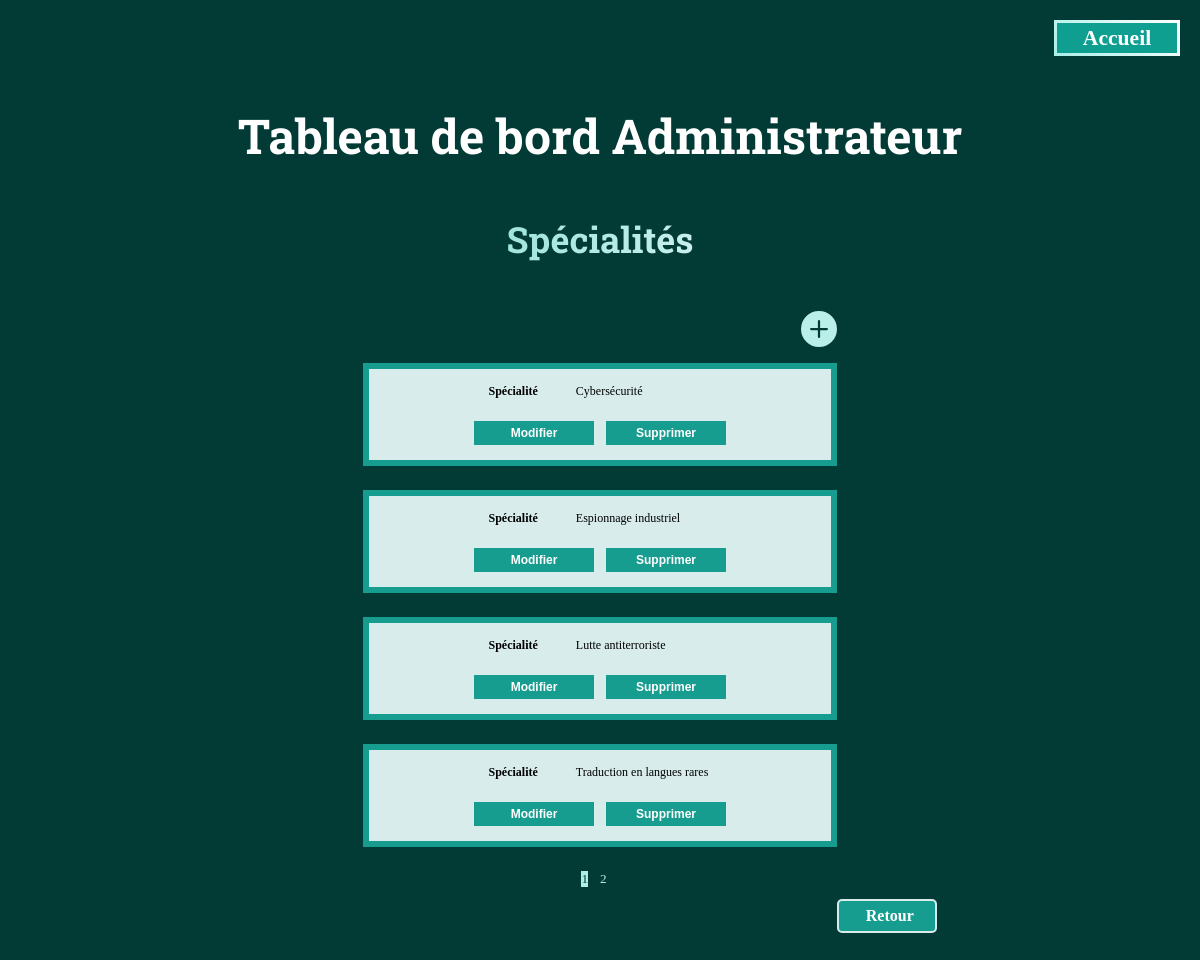
Screenshot of /app/views/edit-table/editSpecialityTable.php (signed in) with the database file from the repository.
### tables this page shows
CREATE TABLE Specialities
(
    id INT PRIMARY KEY NOT NULL AUTO_INCREMENT,
    speciality VARCHAR(150) NOT NULL
);

### app/classes/Speciality.php (called while the page is built, shortened)
<?php
class Speciality
{
    private string $speciality;
    private static \PDO $pdo;
    private static array $specialities = [];
    public function __construct($pdo, int $id = NULL, string $speciality = '')
    {
        self::$pdo = $pdo;
        $this->speciality = $speciality;
        self::$specialities[$id] = $this;
    }
    public static function getAllSpecialitiesPagination(int $page, int $perPage): array
    {
        $offset = ($page - 1) * $perPage;
        $query = "SELECT * FROM Specialities LIMIT :perPage OFFSET :offset";
        $stmt = self::$pdo->prepare($query);
        $stmt->bindValue(':perPage', $perPage, \PDO::PARAM_INT);
        $stmt->bindValue(':offset', $offset, \PDO::PARAM_INT);
        $stmt->execute();
        $specialitiesData = $stmt->fetchAll(\PDO::FETCH_ASSOC);
        $specialities = [];
        foreach ($specialitiesData as $specialityData) {
            $id = $specialityData['id'];
            $specialityName = $specialityData['speciality'];
            if (!isset(self::$specialities[$id])) {
                $speciality = new Speciality(self::$pdo, $id, $specialityName);
                self::$specialities[$id] = $speciality;
            }
            $specialities[] = self::$specialities[$id];
        }
        return $specialities;
    }
    public static function countSpecialities(): int
    {
        $query = "SELECT COUNT(*) AS total FROM Specialities";
        $stmt = self::$pdo->prepare($query);
        $stmt->execute();
        $result = $stmt->fetch(\PDO::FETCH_ASSOC);
        return (int) $result['total'];
    }
    public function getSpeciality(): string
    {
        return $this->speciality;
    }
}

### app/views/edit-table/editSpecialityTable.php (the view, shortened to what this page needs)
<?php
include_once "../../classes/Speciality.php";
$specialityObj = new Speciality($pdo);
$page = isset($_GET['page']) ? $_GET['page'] : 1;
$perPage = 4;
$totalItems = $specialityObj::countSpecialities();
$totalPages = ceil($totalItems / $perPage);
$specialities = $specialityObj::getAllSpecialitiesPagination($page, $perPage);
?>
<!DOCTYPE html>
<html lang="fr">
<head>
    <link rel="stylesheet" href="../../../public/css/dashboard.css">
</head>
<body>
    <header id="dashboardHeader">
        <div id="homeBtn">
            <a href="../home.php" id="homeBtnLink">Accueil</a>
        </div>
    </header>
    <h1>Tableau de bord Administrateur</h1>
    <h2>Spécialités</h2>
    <?php if (isset($_SESSION['admin']) && $_SESSION['admin'] === true) : ?>
        <div class="plusItem">
            <a href="../dashboardCreate.php" class="plusLink">
                <svg xmlns="http://www.w3.org/2000/svg" width="3vw" height="3vw" fill="rgb(186, 238, 233)" class="bi bi-plus-circle-fill" viewBox="0 0 16 16">
                    <path d="M16 8A8 8 0 1 1 0 8a8 8 0 0 1 16 0zM8.5 4.5a.5.5 0 0 0-1 0v3h-3a.5.5 0 0 0 0 1h3v3a.5.5 0 0 0 1 0v-3h3a.5.5 0 0 0 0-1h-3v-3z"/>
                </svg>
            </a>
        </div>
        <?php foreach($specialities as $speciality) { ?>
        <form method="POST" action="../../controllers/updateControllers/updateSpecialityController.php" class="editForm">
            <table class="editTable editTables">
                <tr>
                    <th scope="row" class="thTable">Spécialité</th>
                    <td class="tdTable">
                        <span id="speciality" class="tdContent"><?php echo $speciality->getSpeciality(); ?></span>
                    </td>
                </tr>
                <tr>
                    <td class="tbTable" colspan="2">
                        <div class="buttonsContainer">
                            <button type="button" class="button editButton" onClick="toggleEdit(this)">Modifier</button>
                            <button type="button" class="button deleteButton" data-url="../../controllers/deleteControllers/deleteSpecialityController.php">Supprimer</button>
                        </div>
                    </td>
                </tr>
            </table>
        </form>
    <?php } endif; ?>
    <div class="pagination">
        <?php
        $currentPage = isset($_GET['page']) ? $_GET['page'] : 1;
        for ($i = 1; $i <= $totalPages; $i++) {
            $activeClass = ($currentPage == $i) ? 'active' : '';
        ?>
            <a href="?page=<?php echo $i; ?>" class="paginationLink <?php echo $activeClass; ?>"><?php echo $i; ?></a>
        <?php } ?>
    </div>
    <div class="backButtonContainer">
        <a href="../../views/dashboardEdit.php" class="backButton">
            Retour
        </a>
    </div>
</body>
</html>

### public/css/dashboard.css (style rules this page uses)
body { background-color: rgb(2, 59, 53); }
#dashboardHeader { height: 5vw; margin: 0; padding: 0; width: 100%; display: flex; flex-direction: row; justify-content: end; align-items: center; }
#homeBtn { display: flex; align-items: center; justify-content: center; width: 10vw; height: 2.5vw; font-size: 1.8vw; background: rgb(15, 159, 144); border-style: solid; border-width: 0.3vw; border-image: linear-gradient(45deg, rgb(170, 239, 232), white) 1; margin-right: 1vw; }
#homeBtnLink { color: white; font-weight: bold; text-decoration: none; }
h1, h2 { display: flex; justify-content: center; margin-bottom: 4vw; margin-top: 3%; font-family: 'Roboto Slab', serif; color: white; }
h1 { font-size: 4vw; }
h2 { font-size: 3vw; background: linear-gradient(120deg,rgb(54, 199, 185) 0%,white 80%); background-clip: border-box; -webkit-background-clip: text; -webkit-text-fill-color: transparent; }
.plusLink { margin-left: 67%; }
.newDatasForm, .editTable, .editMissionTable { border: 0.5vw solid rgb(23, 157, 143); background-color: rgb(215, 236, 235); padding: 1vw; margin: auto; margin-top: 1vw; margin-bottom: 2vw; font-size: 1vw; }
.editTables { width: 40%; }
.thTable, .thMissionTable { text-align: right; padding-right: 1.5vw; }
.thTable { width: 40%; }
.tdTable { padding-left: 1.5vw; }
.button { width: 10vw; height: 2vw; font-size: 1vw; background-color: rgb(23, 157, 143); color: white; border: 1px solid rgb(23, 157, 143); font-weight: bold; cursor: pointer; margin-top: 1.5vw; }
.buttonsContainer { display: flex; justify-content: center; }
.editButton { margin-right: 0.5vw; }
.deleteButton { margin-left: 0.5vw; }
.pagination { width: 100%; display:flex; justify-content: center; }
.paginationLink { margin-right: 1vw; text-decoration: none; font-size: 1.1vw; }
.paginationLink:link { color: rgb(175, 238, 231); }
.paginationLink.active { background: rgb(175, 238, 231); color: rgb(2, 59, 53); }
.backButtonContainer { cursor: pointer; margin-left: 70%; margin-bottom: 3vw; margin-top: 1vw; display: flex; align-items: center; justify-content: center; text-align: center; width: 8vw; height: 2.5vw; background-color: rgb(23, 157, 143); border: 0.2vw solid rgb(215, 236, 235); border-radius: 5px; }
.backButton { color: white; font-weight: bold; margin-left: 0.5vw; text-decoration: none; display: flex; align-items: center; justify-content: center; }

### rows the page displays
specialities: speciality "Cybersécurité"
specialities: speciality "Espionnage industriel"
specialities: speciality "Lutte antiterroriste"
specialities: speciality "Traduction en langues rares"
